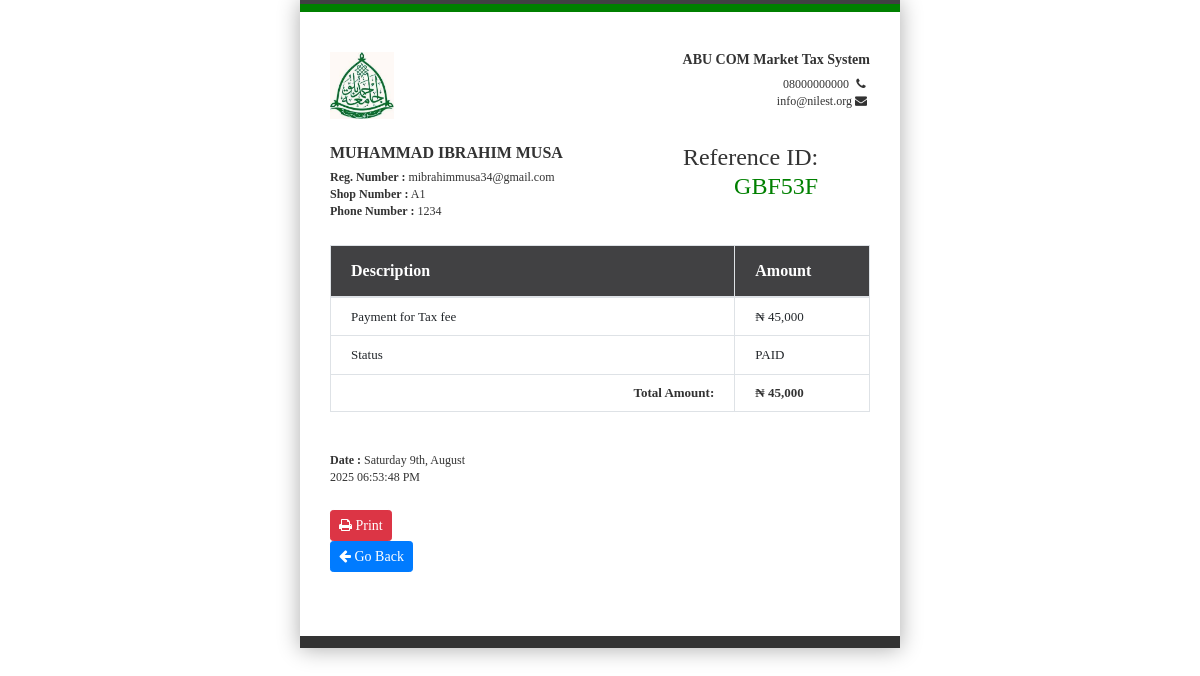
Screenshot of /owner/receipt.php (signed in) with the database file from the repository.
### tables this page shows
CREATE TABLE `payment` (
  `id` int(11) NOT NULL,
  `refid` varchar(200) NOT NULL,
  `email` varchar(200) NOT NULL,
  `name` varchar(200) NOT NULL,
  `gsm` varchar(200) NOT NULL,
  `amount` varchar(200) NOT NULL,
  `shopnumber` varchar(100) NOT NULL,
  `date_paid` timestamp(6) NOT NULL DEFAULT current_timestamp(6)
);

### owner/receipt.php (the view, shortened to what this page needs)
<?php
include "../include/server.php";
$email = $_SESSION['email'];
$sql = "SELECT * FROM payment WHERE email = '$email' LIMIT 1";
$run = mysqli_query($dbcon, $sql);
$row = mysqli_fetch_assoc($run);
$d=strtotime("".$row['date_paid']."");
?>
<!DOCTYPE html>
<html>
<head>
		<link rel="stylesheet" type="text/css" href="assets/css/receipt.css">
		    <link rel="stylesheet" type="text/css" href="../css/style.css">
    <link rel="stylesheet" type="text/css" href="../bootstrap/css/bootstrap.min.css">
    <link rel="stylesheet" type="text/css" href="../bootstrap-icons/bootstrap-icons.css">
    <link rel="stylesheet" href="../dist/css/iziToast.min.css">
    <link href="../lib/owlcarousel/assets/owl.carousel.min.css" rel="stylesheet">
    <link href="../lib/animate/animate.min.css" rel="stylesheet">
     <link href="../lib/font-awesome/css/font-awesome.min.css" rel="stylesheet">
    <link rel="stylesheet" href="../css/dismissible.css">
</head>
<body>
	<div class="col-md-12">
 <div class="row">
        <div class="receipt-main col-xs-10 col-sm-10 col-md-6 col-xs-offset-1 col-sm-offset-1 col-md-offset-3">
    			<div class="receipt-header">
    				 <div class="row">
					<div class="col-sm-6">
						<div class="receipt-left">
							<img class="img-responsive" alt="iamgurdeeposahan" src="../img/logo.jpeg" style="width: 25%; ">
						</div>
					</div>
					<div class="col-md-6 text-right">
						<div class="receipt-right">
							<h5 align="right" style="font-size: 14px">ABU COM Market Tax System</h5>
							<p align="right">08000000000 <i class="fa fa-phone"></i></p>
							<p align="right">info@nilest.org<i class="fa fa-envelope"></i></p>
						</div>
					</div>
				</div>
            </div>
			<div class="container">
				<div class="row">
				<div class="receipt-header receipt-header-mid">
					<div class="row">
					<div class="col-sm-8">
						<div class="receipt-right">
							<h5><?php echo strtoupper($row['name']); ?></h5>
							<p><b>Reg. Number :</b> <?php echo $row['email'] ?></p>
							<p><b>Shop Number :</b> <?php echo $row['shopnumber']; ?></p>
							<p><b>Phone Number : </b> <?php echo $row['gsm']; ?></p>
						</div>
					</div>
					<div class="col-sm-4">
						<h4 align="right">Reference ID: <span style="color:green"><?php echo $row['refid']; ?></span></h4>
					</div>
				</div>
            </div>
        </div>
			</div>
            <div>
                <table class="table table-bordered">
                    <thead>
                        <tr>
                            <th>Description</th>
                            <th>Amount</th>
                        </tr>
                    </thead>
                    <tbody>
                        <tr>
                            <td class="col-md-9">Payment for Tax fee</td>
                            <td class="col-md-3">&#x20a6 <?php echo number_format($row['amount']); ?></td>
                        </tr>
                        <tr>
                            <td class="col-md-9">Status</td>
                            <td class="col-md-3">PAID</td>
                        </tr>
                        <tr>
                            <td class="text-right">
                            <p>
                                <strong>Total Amount: </strong>
                            </p>
							</td>
                            <td>
                            <p>
                                <strong>&#x20a6 <?php echo number_format($row['amount']); ?></strong>
                            </p>
							</td>
                        </tr>
                    </tbody>
                </table>
            </div>
			<div class="row">
				<div class="receipt-header receipt-header-mid receipt-footer">
					<div class="col-xs-8 col-sm-8 col-md-8 text-left">
						<div class="receipt-right">
							<p><b>Date :</b> <?php echo date('l jS, F Y h:i:s A',$d); ?></p>							<br>
							<button class="btn btn-danger btn-sm" onclick="print()"><span class="fa fa-print"></span> Print</button>
							<a href="index.php"><button class="btn btn-primary btn-sm"><span class="fa fa-arrow-left"></span> Go Back</button></a>
						</div>
					</div>
				</div>
            </div>
</body>
</html>

### backend/assets/css/receipt.css (style rules this page uses)
body { background:#eee; overflow-x: hidden; }
.receipt-main { background: #ffffff none repeat scroll 0 0; border-bottom: 12px solid #333333; border-top: 12px solid green; margin-top: 50px; margin-bottom: 50px !important; padding: 40px 30px !important; margin: 0 auto; display: block; box-shadow: 0 1px 21px #acacac; color: #333333; }
.receipt-main p { color: #333333; line-height: 1.42857; }
.receipt-main::after { background: #414143 none repeat scroll 0 0; content: ""; height: 5px; left: 0; position: absolute; right: 0; top: -13px; }
.receipt-main thead { background: #414143 none repeat scroll 0 0; }
.receipt-main thead th { color:#fff; }
.receipt-right h5 { font-size: 16px; font-weight: bold; margin: 0 0 7px 0; }
.receipt-right p { font-size: 12px; margin: 0px; }
.receipt-right p i { text-align: center; width: 18px; }
.receipt-main td { padding: 9px 20px !important; }
.receipt-main th { padding: 13px 20px !important; }
.receipt-main td { font-size: 13px; font-weight: initial !important; }
.receipt-main td p:last-child { margin: 0; padding: 0; }
.receipt-header-mid { margin: 24px 0; overflow: hidden; }

### css/style.css (style rules this page uses)
* { margin: 0; padding: 0; font-family: Mont; }

### css/dismissible.css (style rules this page uses)
:root { --dismissible-animation-overshoot: 10%; --dismissible-animation-duration: 0.6s; --dismissible-animation-timing-function: ease-in-out; --dismissible-background-error: #ed1c24; --dismissible-color-error: #fff; --dismissible-background-success: #10c15c; --dismissible-color-success: #fff; --dismissible-background-info: #0b22e2; --dismissible-color-info: #fff; --dismissible-box-shadow: 0 2px 2px 2px rgba(0, 0, 0, 0.12); }

### rows the page displays
payment: name "MUHAMMAD IBRAHIM MUSA", email "mibrahimmusa34@gmail.com", shopnumber "A1", gsm "1234", refid "GBF53F", amount "45,000", date_paid "Saturday 9th, August 2025 06:53:48 PM"
